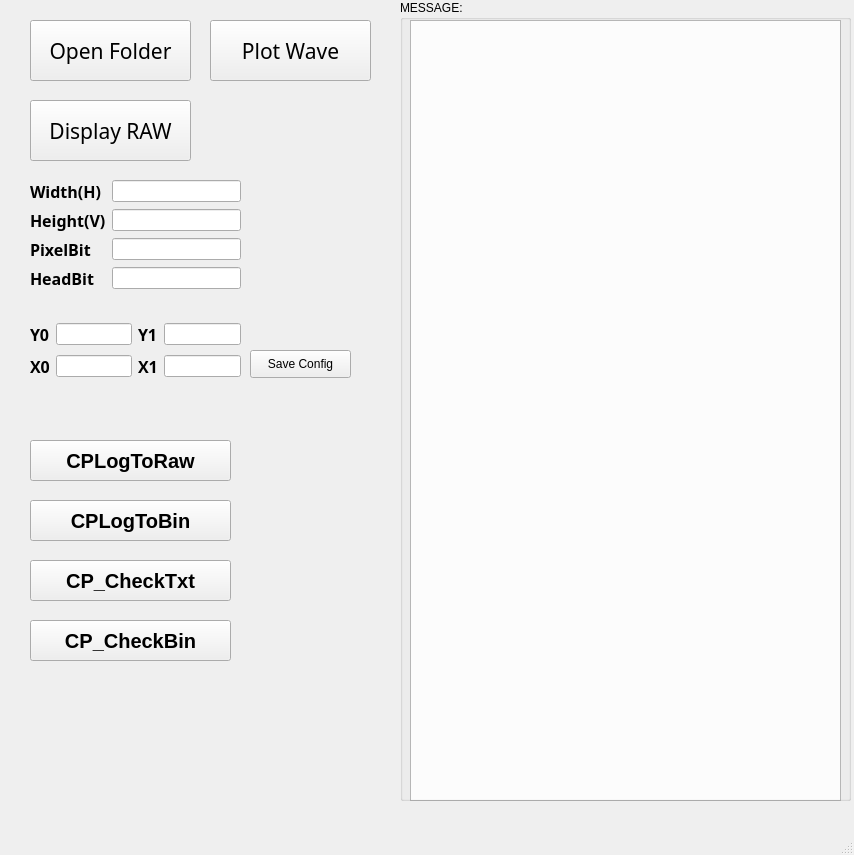
<?xml version="1.0" encoding="UTF-8"?>
<ui version="4.0">
 <class>MainWindow</class>
 <widget class="QMainWindow" name="MainWindow">
  <property name="geometry">
   <rect>
    <x>0</x>
    <y>0</y>
    <width>854</width>
    <height>855</height>
   </rect>
  </property>
  <property name="windowTitle">
   <string>MainWindow</string>
  </property>
  <widget class="QWidget" name="centralwidget">
   <widget class="QPushButton" name="pushButton">
    <property name="geometry">
     <rect>
      <x>30</x>
      <y>20</y>
      <width>161</width>
      <height>61</height>
     </rect>
    </property>
    <property name="font">
     <font>
      <family>Adobe Devanagari</family>
      <pointsize>16</pointsize>
      <weight>50</weight>
      <bold>false</bold>
     </font>
    </property>
    <property name="text">
     <string>Open Folder</string>
    </property>
   </widget>
   <widget class="QTextEdit" name="textEdit">
    <property name="geometry">
     <rect>
      <x>410</x>
      <y>20</y>
      <width>431</width>
      <height>781</height>
     </rect>
    </property>
   </widget>
   <widget class="QPushButton" name="plot_wave">
    <property name="geometry">
     <rect>
      <x>210</x>
      <y>20</y>
      <width>161</width>
      <height>61</height>
     </rect>
    </property>
    <property name="font">
     <font>
      <family>Adobe Devanagari</family>
      <pointsize>16</pointsize>
      <weight>50</weight>
      <bold>false</bold>
     </font>
    </property>
    <property name="text">
     <string>Plot Wave</string>
    </property>
    <property name="iconSize">
     <size>
      <width>30</width>
      <height>50</height>
     </size>
    </property>
   </widget>
   <widget class="QPushButton" name="btn_display_raw">
    <property name="geometry">
     <rect>
      <x>30</x>
      <y>100</y>
      <width>161</width>
      <height>61</height>
     </rect>
    </property>
    <property name="font">
     <font>
      <family>Adobe Devanagari</family>
      <pointsize>16</pointsize>
      <weight>50</weight>
      <bold>false</bold>
     </font>
    </property>
    <property name="text">
     <string>Display RAW</string>
    </property>
    <property name="iconSize">
     <size>
      <width>30</width>
      <height>50</height>
     </size>
    </property>
   </widget>
   <widget class="QGroupBox" name="groupBox">
    <property name="geometry">
     <rect>
      <x>400</x>
      <y>0</y>
      <width>451</width>
      <height>801</height>
     </rect>
    </property>
    <property name="title">
     <string>MESSAGE:</string>
    </property>
   </widget>
   <widget class="QWidget" name="layoutWidget">
    <property name="geometry">
     <rect>
      <x>30</x>
      <y>180</y>
      <width>211</width>
      <height>131</height>
     </rect>
    </property>
    <layout class="QFormLayout" name="formLayout">
     <item row="0" column="0">
      <widget class="QLabel" name="label">
       <property name="font">
        <font>
         <family>Adobe Devanagari</family>
         <pointsize>12</pointsize>
         <weight>75</weight>
         <bold>true</bold>
        </font>
       </property>
       <property name="text">
        <string>Width(H)</string>
       </property>
      </widget>
     </item>
     <item row="0" column="1">
      <widget class="QLineEdit" name="H_LineE"/>
     </item>
     <item row="1" column="0">
      <widget class="QLabel" name="label_2">
       <property name="font">
        <font>
         <family>Adobe Devanagari</family>
         <pointsize>12</pointsize>
         <weight>75</weight>
         <bold>true</bold>
        </font>
       </property>
       <property name="text">
        <string>Height(V)</string>
       </property>
      </widget>
     </item>
     <item row="1" column="1">
      <widget class="QLineEdit" name="V_LineE"/>
     </item>
     <item row="2" column="0">
      <widget class="QLabel" name="label_3">
       <property name="font">
        <font>
         <family>Adobe Devanagari</family>
         <pointsize>12</pointsize>
         <weight>75</weight>
         <bold>true</bold>
        </font>
       </property>
       <property name="text">
        <string>PixelBit</string>
       </property>
      </widget>
     </item>
     <item row="2" column="1">
      <widget class="QLineEdit" name="PB_LineE"/>
     </item>
     <item row="3" column="0">
      <widget class="QLabel" name="label_4">
       <property name="font">
        <font>
         <family>Adobe Devanagari</family>
         <pointsize>12</pointsize>
         <weight>75</weight>
         <bold>true</bold>
        </font>
       </property>
       <property name="text">
        <string>HeadBit</string>
       </property>
      </widget>
     </item>
     <item row="3" column="1">
      <widget class="QLineEdit" name="HB_LineE"/>
     </item>
    </layout>
   </widget>
   <widget class="QPushButton" name="btn_config">
    <property name="geometry">
     <rect>
      <x>250</x>
      <y>350</y>
      <width>101</width>
      <height>28</height>
     </rect>
    </property>
    <property name="text">
     <string>Save Config</string>
    </property>
   </widget>
   <widget class="QWidget" name="layoutWidget">
    <property name="geometry">
     <rect>
      <x>30</x>
      <y>320</y>
      <width>211</width>
      <height>63</height>
     </rect>
    </property>
    <layout class="QGridLayout" name="gridLayout">
     <item row="1" column="0">
      <widget class="QLabel" name="label_5">
       <property name="font">
        <font>
         <family>Adobe Devanagari</family>
         <pointsize>12</pointsize>
         <weight>75</weight>
         <bold>true</bold>
        </font>
       </property>
       <property name="text">
        <string>X0</string>
       </property>
      </widget>
     </item>
     <item row="0" column="0">
      <widget class="QLabel" name="label_8">
       <property name="font">
        <font>
         <family>Adobe Devanagari</family>
         <pointsize>12</pointsize>
         <weight>75</weight>
         <bold>true</bold>
        </font>
       </property>
       <property name="text">
        <string>Y0</string>
       </property>
      </widget>
     </item>
     <item row="0" column="3">
      <widget class="QLineEdit" name="H_LineE_4"/>
     </item>
     <item row="1" column="1">
      <widget class="QLineEdit" name="H_LineE_2"/>
     </item>
     <item row="1" column="2">
      <widget class="QLabel" name="label_6">
       <property name="font">
        <font>
         <family>Adobe Devanagari</family>
         <pointsize>12</pointsize>
         <weight>75</weight>
         <bold>true</bold>
        </font>
       </property>
       <property name="text">
        <string>X1</string>
       </property>
      </widget>
     </item>
     <item row="0" column="2">
      <widget class="QLabel" name="label_7">
       <property name="font">
        <font>
         <family>Adobe Devanagari</family>
         <pointsize>12</pointsize>
         <weight>75</weight>
         <bold>true</bold>
        </font>
       </property>
       <property name="text">
        <string>Y1</string>
       </property>
      </widget>
     </item>
     <item row="0" column="1">
      <widget class="QLineEdit" name="H_LineE_5"/>
     </item>
     <item row="1" column="3">
      <widget class="QLineEdit" name="H_LineE_3"/>
     </item>
    </layout>
   </widget>
   <widget class="QPushButton" name="btn_Txt2Raw">
    <property name="geometry">
     <rect>
      <x>30</x>
      <y>440</y>
      <width>201</width>
      <height>41</height>
     </rect>
    </property>
    <property name="font">
     <font>
      <pointsize>15</pointsize>
      <weight>75</weight>
      <bold>true</bold>
     </font>
    </property>
    <property name="text">
     <string>CPLogToRaw</string>
    </property>
   </widget>
   <widget class="QPushButton" name="btn_Txt2Bin">
    <property name="geometry">
     <rect>
      <x>30</x>
      <y>500</y>
      <width>201</width>
      <height>41</height>
     </rect>
    </property>
    <property name="font">
     <font>
      <pointsize>15</pointsize>
      <weight>75</weight>
      <bold>true</bold>
     </font>
    </property>
    <property name="text">
     <string>CPLogToBin</string>
    </property>
   </widget>
   <widget class="QPushButton" name="btn_CheckPixel">
    <property name="geometry">
     <rect>
      <x>30</x>
      <y>560</y>
      <width>201</width>
      <height>41</height>
     </rect>
    </property>
    <property name="font">
     <font>
      <pointsize>15</pointsize>
      <weight>75</weight>
      <bold>true</bold>
     </font>
    </property>
    <property name="text">
     <string>CP_CheckTxt</string>
    </property>
   </widget>
   <widget class="QPushButton" name="btn_Bin2Check">
    <property name="geometry">
     <rect>
      <x>30</x>
      <y>620</y>
      <width>201</width>
      <height>41</height>
     </rect>
    </property>
    <property name="font">
     <font>
      <pointsize>15</pointsize>
      <weight>75</weight>
      <bold>true</bold>
     </font>
    </property>
    <property name="text">
     <string>CP_CheckBin</string>
    </property>
   </widget>
  </widget>
  <widget class="QMenuBar" name="menubar">
   <property name="geometry">
    <rect>
     <x>0</x>
     <y>0</y>
     <width>854</width>
     <height>26</height>
    </rect>
   </property>
  </widget>
  <widget class="QStatusBar" name="statusbar"/>
  <action name="actionOpen">
   <property name="text">
    <string>Open</string>
   </property>
  </action>
 </widget>
 <resources/>
 <connections/>
</ui>
